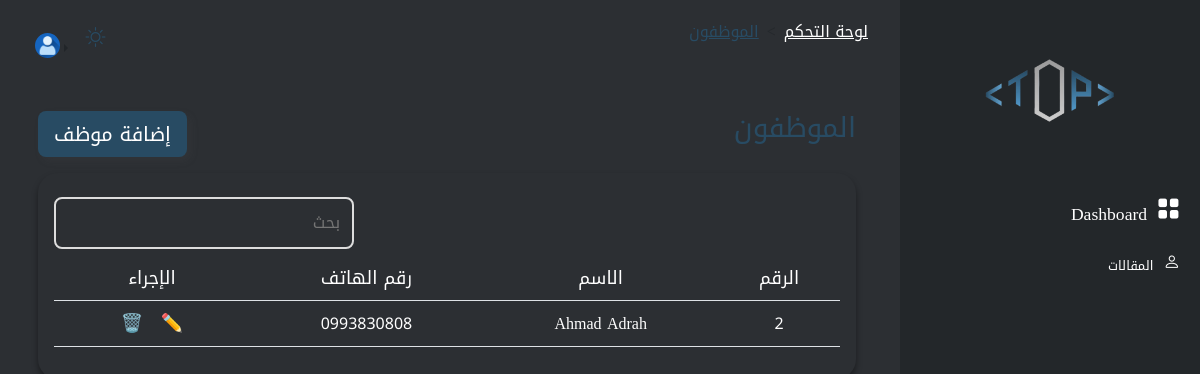
Before: /dashboard/employee/ with the older database file.
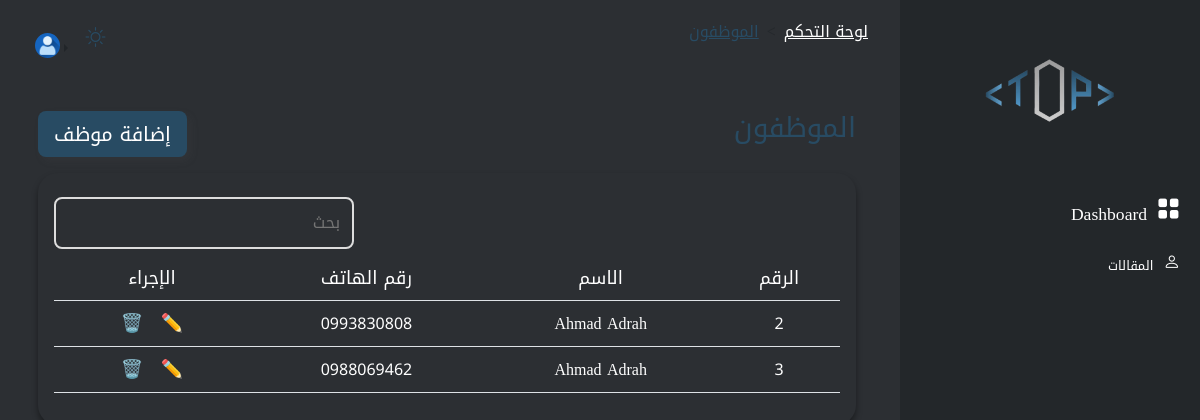
After: the same page with the newer database file.
### accounts/models.py (models this page shows, shortened)
class User(AbstractUser):
    username=None
    fullName = models.CharField(max_length=255, blank=False)
    email = models.EmailField(null=True, blank=True)
    phone = models.CharField(max_length=10,unique=True)
    is_active=models.BooleanField(default=True,blank=True)
    is_staff=models.BooleanField(default=False,blank=True)
    is_superuser=models.BooleanField(default=False,blank=True)
    created_at = models.DateTimeField(auto_now_add=True,blank=True,null=True)
    updated_on = models.DateTimeField(auto_now=True,blank=True,null=True)
    USERNAME_FIELD = 'phone'
    EMAIL_FIELD='email'
    REQUIRED_FIELDS = []
    objects = UserManager()

class Manager(User):
    class Meta:
        verbose_name = 'Manager'
        verbose_name_plural = 'Manager'

class User(AbstractUser):
    username=None
    fullName = models.CharField(max_length=255, blank=False)
    email = models.EmailField(null=True, blank=True)
    phone = models.CharField(max_length=10,unique=True)
    is_active=models.BooleanField(default=True,blank=True)
    is_staff=models.BooleanField(default=False,blank=True)
    is_superuser=models.BooleanField(default=False,blank=True)
    created_at = models.DateTimeField(auto_now_add=True,blank=True,null=True)
    updated_on = models.DateTimeField(auto_now=True,blank=True,null=True)
    USERNAME_FIELD = 'phone'
    EMAIL_FIELD='email'
    REQUIRED_FIELDS = []
    objects = UserManager()

### dashboard/views/employee.py (the view)
# urls.py: path('',manager_list,name='manager_list'),
def manager_list(request):
    managers=Manager.objects.all()
    context={
        'managers':managers
    }
    return render(request,'manager/list.html',context)

### dashboard/templates/manager/list.html (shortened to what this page needs)
{% extends '../base_dashboard.html' %}
{% block breadcrumbt %}
<li class="breadcrumb-item "><a class="text-light" href="{% url 'main_dashboard' %}">لوحة التحكم</a></li>
<li class="breadcrumb-item active" aria-current="page"><a class="text-primary" href="{% url 'manager:manager_list' %}">الموظفون</a></li>
{% endblock breadcrumbt %}
{% block content %}
<div class="container w-100 my-5 ">
  <div class="my-3 d-flex justify-content-between align-content-center">
    <div><h3 class="text-primary">الموظفون</h3></div>
    <div>
      <a class="btn btn-primary btn-lg" href="{% url 'manager:create-manager' %}">
        إضافة موظف
      </a>
    </div>
  </div>
  <div class="container-fluid table-container p-3">
    <div class="d-flex justify-content-end my-2">
      <div class="search-container">
        <input
          type="text"
          class="search-input"
          placeholder="بحث"
          id="searchInput"
        />
      </div>
    </div>
    <div class="table-responsive">
      <table class="table table-hover txt-color align-middle">
        <thead>
          <tr>
            <th scope="col">الرقم</th>
            <th scope="col">الاسم</th>
            <th scope="col">رقم الهاتف</th>
            <th scope="col">الإجراء</th>
          </tr>
        </thead>
        <tbody class="bg-transparent">
          {% for manager in managers %}
          <tr class="txt-color">
            <td>{{ manager.id }}</td>
            <td>{{ manager.fullName }}</td>
            <td>{{ manager.phone }}</td>
            <td class="action-buttons">
              <button onclick="window.location.href='{% url 'manager:update-manager' manager.id %}'" class="edit">✏️</button>
              <button type="button" rel="tooltip" class="delete" data-bs-toggle="modal" data-bs-target="#deletemanagerModal{{manager.id}}">
                🗑️
              </button>
            </td>
          </tr>
          {% endfor %}
        </tbody>
      </table>
    </div>
  </div>
</div>
{% endblock %}

### dashboard/templates/base_dashboard.html (shortened to what this page needs)
{% load static %}
{% load i18n %}
<!DOCTYPE html>
<html lang="ar">
  <head>
    <link rel="stylesheet" href="https://cdn.jsdelivr.net/npm/bootstrap@5.3.3/dist/css/bootstrap.rtl.min.css" />
    <link rel="stylesheet" href="https://cdn.jsdelivr.net/npm/bootstrap-icons@1.3.0/font/bootstrap-icons.css" />
    <link href="{% static 'dashboard/css/style.css' %}" rel="stylesheet" />
  </head>
  <body>
    <div class="container-fluid">
      <nav id="sidebarMenu" class="col-md-3 d-md-block navbar-expand-lg sidebar">
        <div class="sidebar-sticky">
          <div class="d-flex justify-content-center">
            <img class="img img-fluid my-3 h-50 w-50" src="{% static 'dashboard/images/logo.png' %}" class="logo" alt="LOGO" />
          </div>
          <ul class="nav flex-column text-right">
            <li class="nav-item m-1">
              <a class="nav-link {% block main_dashboard %}
                {% endblock %} dashboard-icon"
                href="{% url 'main_dashboard' %}">
                <i class="bi bi-grid-fill"></i>
                {% trans 'Dashboard' %}
              </a>
            </li>
            <ul class="nav flex-column">
              <li class="nav-item">
                <a class="nav-link m-1 {% block blogs %}
                  {% endblock %}"
                  href="{% url 'blog:blog_list' %}">
                  <i class="bi bi-person"></i>
                  المقالات
                </a>
              </li>
          </ul>
        </div>
      </nav>
      <main role="main" class="col-md-9 ml-sm-auto col-lg-9 main-content ">
        <div class="d-flex justify-content-between">
          <div>
            <nav class="d-lg-block d-none" style="--bs-breadcrumb-divider: '>';" aria-label="breadcrumb" dir="rtl">
              <ol class="breadcrumb bg-transparent">
                {% block breadcrumbt %}
                {% endblock %}
              </ol>
            </nav>
          </div>
          <div class="d-flex align-content-center ">
            <div class="text-center ">
              <button class="btn bg-transparent btn-sm"  id="toggleModeBtn"><i id="modeIcon" class="bi bi-sun h5 text-primary"></i></button>
            </div>
            <div class="mt-2">
              <div class="dropdown-center dropstart">
                <a class="btn btn-sm bg-transparent dropdown-toggle" href="#" role="button" data-bs-toggle="dropdown" aria-expanded="false"><img class="rounded-circle shadow-4-strong" width="25" height="25" alt="avatar2" src="{% static 'dashboard/images/user.png' %}" /></a>
              </div>
            </div>
          </div>
        </div>
        {% block content %}
        {% endblock %}
      </main>
    </div>
  </body>
</html>

### static/dashboard/css/style.css (style rules this page uses)
:root { --primary-color: #284B63; --button-hover-bg: #284B63; --border-radius: 10px; }
:root { --background-color: #2C2F33; --text-color: #FFF; --sidebar-bg: #23272A; --content-bg: #3a3e44; --card-bg: #373a3d; --btn-hover-bg: darken(var(--primary-color), 10%); --border-color: #FFF; --input-border-color: var(--primary-color); --input-text-color: #FFF; --icon-color: #FFF; --scrollbar-bg: #23272A; --scrollbar-thumb-color: #284B63; }
.dashboard-icon { font-size: 1.1em !important; }
.search-container { display: flex; align-items: center; border: 2px solid #ddd; border-radius: 8px; padding: 7px; background-color: var(--background-color); width: 100%; max-width: 300px; }
.search-input { flex: 1; border: none; outline: none; background-color: var(--background-color); color: var(--text-color); font-size: 16px; padding: 5px; }
.table-container { background-color: transparent !important; width: 100%; border-radius: 20px; box-shadow: 0px 4px 6px rgba(0, 0, 0, 0.4); overflow: hidden; }
.table th { font-weight: bolder; font-size: large; }
.table th, .table td { color: var(--text-color); vertical-align: middle; text-align: center; font-weight: 500; background-color: transparent !important; }
.table { background-color: transparent !important; }
.table tr { color: var(--text-color)!important; background-color: transparent !important; }
.action-buttons button { border: none; background-color: transparent; font-size: 18px; cursor: pointer; }
.action-buttons .edit { color: #0d6efd; }
.action-buttons .delete { color: #dc3545; }
body { font-family: "Noto Kufi Arabic", serif; background-color: var(--background-color) !important; color: var(--text-color) !important; direction: rtl; }
.sidebar { background-color: var(--sidebar-bg); height: 100%; width: 300px; top: 0; right: 0; position: fixed; z-index: 1030; transition: right 0.3s; overflow-y: auto; }
.sidebar .nav-link i { margin-left: 10px; font-size: 1.3em; }
.sidebar .nav-link { color: var(--text-color); display: flex; justify-content: start; align-items: end; text-decoration: none; font-size: 0.8em; transition: background-color 0.3s, color 0.3s; border-radius: 5px; }
.main-content { padding: 20px; margin-right: 300px; position: relative; }
.btn-primary { border-style: none; background-color: var(--primary-color); color: white; box-shadow: 4px 4px 8px rgba(102, 99, 99, 0.1); }
.sidebar { scrollbar-width: auto; scrollbar-color: var(--scrollbar-thumb-color) var(--scrollbar-bg); }
.txt-color { color: var(--text-color)!important; }
.text-primary { color: var(--primary-color)!important; }
.text-light { color: var(--text-color)!important; }
.breadcrumb { margin-left: 3rem; }

Changed rows visible on the page:
added Manager: id "3", fullName "Ahmad Adrah", phone "0988069462"
